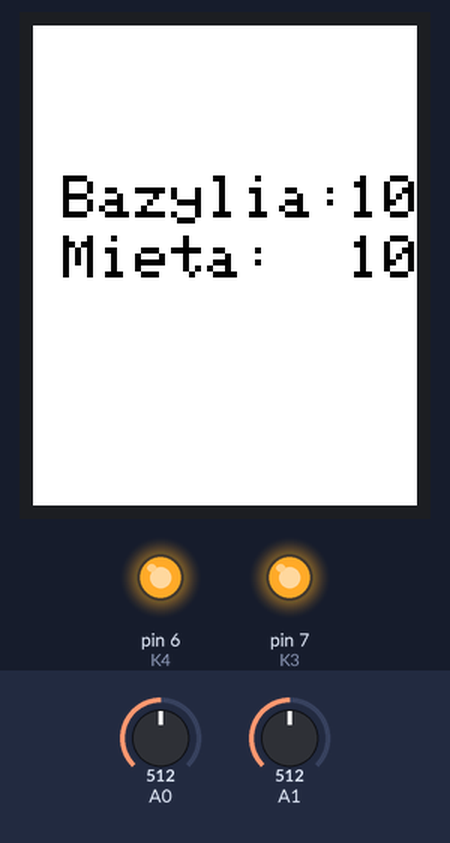
This sketch was run on a simulated Arduino Uno, built with avr-gcc and run on an emulated ATmega328P. Parts: 128×160 colour display, output pins drawn as LEDs (lit = HIGH). The test bench sets the inputs (shaded band); at power-on: A0 = 512, A1 = 512. What the sketch prints to the serial monitor is not drawn.

Above: at 1.2 s.
1.3 s: A0 set to 708
At 1.9 s:
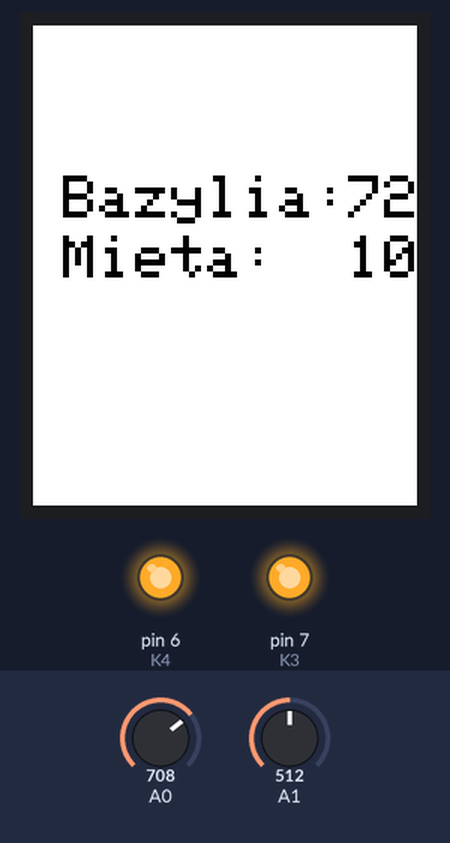
3.0 s: A0 set to 726
At 3.7 s:
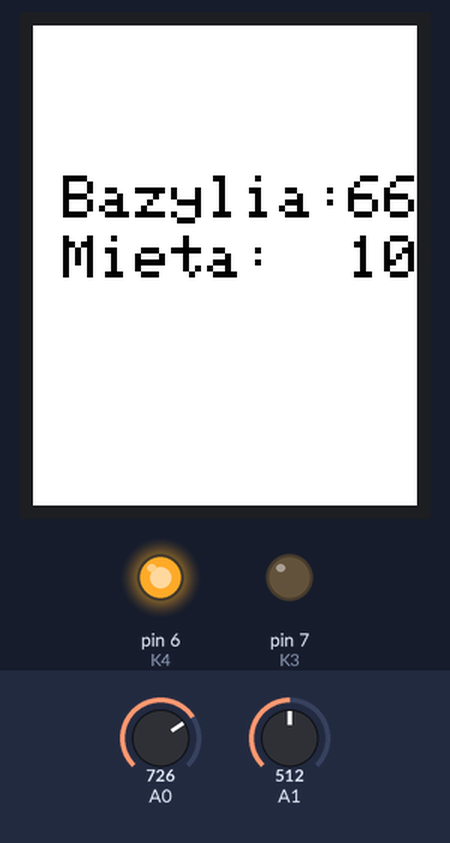
5.8 s: A1 set to 707
At 6.2 s:
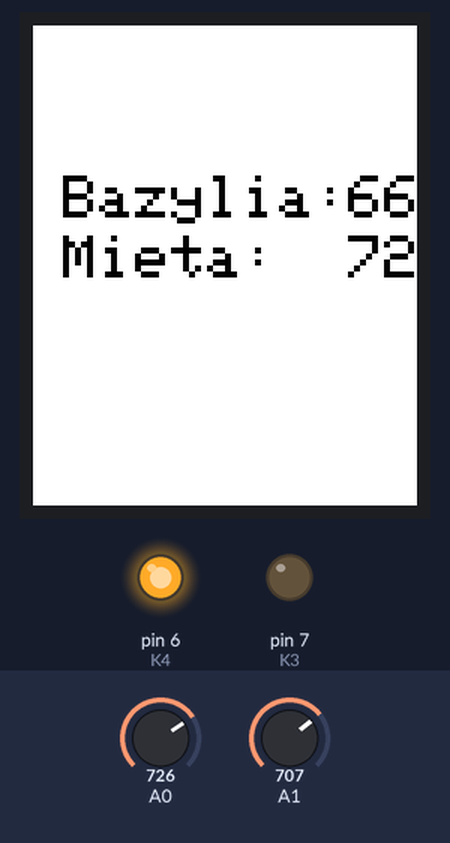
7.3 s: A1 set to 727
At 8.0 s:
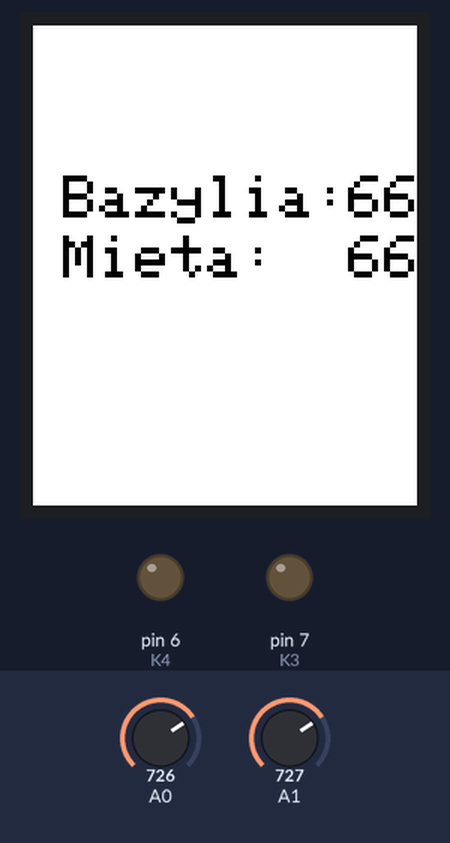
10.1 s: A0 set to 511
At 10.8 s:
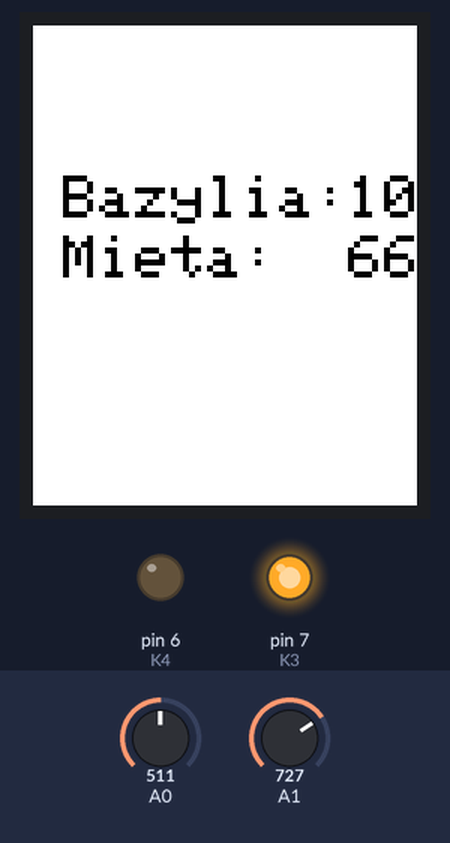
12.9 s: A1 set to 716
At 13.3 s:
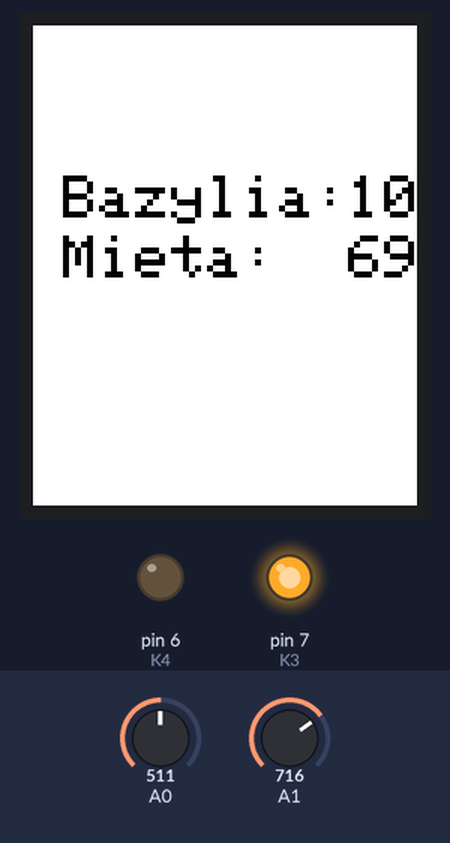
Timing chart, 0 to 15.4 s (numbered marks = the images above; inputs shaded):
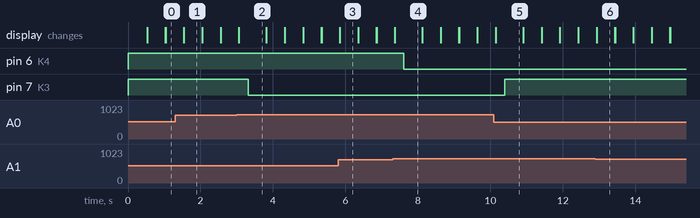

The sketch:

watering_system_TFT.ino
```cpp
#include <TFT.h>
#define   cs 10
#define   dc 8
#define   rst 9
#define   WHITE    0xFFFF
TFT TFTscreen = TFT(cs,  dc, rst);
const int wet = 610;
const int dry = 950;
char bazyliaPrint[4];
char mietaPrint[4];
int K3 = 7;
int K4 = 6;
void setup() {
  Serial.begin(9600);
  pinMode(K3, OUTPUT);
  pinMode(K4, OUTPUT);
  digitalWrite(K3, HIGH);
  digitalWrite(K4, HIGH);
  TFTscreen.begin();
  TFTscreen.setRotation(3);
  TFTscreen.background(255,255,255);
  TFTscreen.stroke(0,0,0);
  TFTscreen.setTextSize(2);
  TFTscreen.setTextColor(WHITE);
  TFTscreen.text("Bazylia:",10,50);
  TFTscreen.text("Mieta:",10,70);
}

void loop() {
  int bazylia = map(analogRead(0), wet, dry, 100, 0);
  int mieta = map(analogRead(1), wet, dry, 100, 0);
  if (mieta > 100) mieta = 100;
  if (bazylia > 100) bazylia= 100;
  String bazylia_s = String(bazylia);
  String mieta_s = String(mieta);
    Serial.print("bazylia: ");
    Serial.print(bazylia);
    Serial.print("%   ");
    Serial.print("mieta: ");
    Serial.print(mieta);
    Serial.print("%\n");
    bazylia_s.toCharArray(bazyliaPrint, 4);
    mieta_s.toCharArray(mietaPrint, 4);
    TFTscreen.stroke(0,0,0);
    TFTscreen.text(bazyliaPrint,105,50);
    TFTscreen.text(mietaPrint,105,70);
    TFTscreen.text("%",140,50);
    TFTscreen.text("%",140,70);
    delay(250);
    TFTscreen.stroke(255,255,255);
    TFTscreen.text(bazyliaPrint,105,50);
    TFTscreen.text(mietaPrint,105,70);
    TFTscreen.text("%",140,50);
    TFTscreen.text("%",140,70);
    if (bazylia < 70) {
      digitalWrite(K3, LOW);
    } else {
      digitalWrite(K3, HIGH);
    }
    if (mieta < 70) {
      digitalWrite(K4, LOW);
    } else {
      digitalWrite(K4, HIGH);
    }
    delay(1);
}
```

Measured:
- the behaviour switches between 715 and 716 on A0 (found by bisection; images 1 and 2)
- the behaviour switches between 715 and 716 on A1 (found by bisection; images 3 and 4)
- after the input at 1.3 s, the display: first differs from a run without the input after 0.24 s (image 1)
- after the input at 3.0 s, pin 7 (K3): HIGH → LOW after 0.31 s; the display: first differs from a run without the input after 0.06 s (image 2)
- after the input at 5.8 s, the display: first differs from a run without the input after 0.05 s (image 3)
- after the input at 7.3 s, pin 6 (K4): HIGH → LOW after 0.32 s; the display: first differs from a run without the input after 0.07 s (image 4)
- after the input at 10.1 s, pin 7 (K3): LOW → HIGH after 0.30 s; the display: first differs from a run without the input after 0.05 s (image 5)
- after the input at 12.9 s, the display: first differs from a run without the input at once (image 6)
